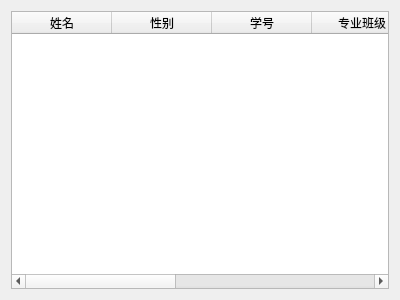
<?xml version="1.0" encoding="UTF-8"?>
<ui version="4.0">
 <class>OrderCastSelect</class>
 <widget class="QWidget" name="OrderCastSelect">
  <property name="geometry">
   <rect>
    <x>0</x>
    <y>0</y>
    <width>400</width>
    <height>300</height>
   </rect>
  </property>
  <property name="windowTitle">
   <string>Form</string>
  </property>
  <layout class="QVBoxLayout" name="verticalLayout">
   <item>
    <widget class="QTableWidget" name="tableWidget">
     <column>
      <property name="text">
       <string>姓名</string>
      </property>
     </column>
     <column>
      <property name="text">
       <string>性别</string>
      </property>
     </column>
     <column>
      <property name="text">
       <string>学号</string>
      </property>
     </column>
     <column>
      <property name="text">
       <string>专业班级</string>
      </property>
     </column>
     <column>
      <property name="text">
       <string>班级排名</string>
      </property>
     </column>
     <column>
      <property name="text">
       <string>专业排名</string>
      </property>
     </column>
     <column>
      <property name="text">
       <string>时间</string>
      </property>
     </column>
    </widget>
   </item>
  </layout>
 </widget>
 <resources/>
 <connections/>
</ui>
